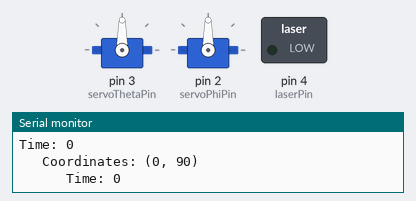
Recording of a sketch running on a simulated Arduino Uno, built with avr-gcc and run on an emulated ATmega328P. Parts: 2 × servo, switched loads named in the sketch (green lamp = pin HIGH), the last lines printed to the serial monitor.

Above: at 0.05 s.
At 4.55 s:
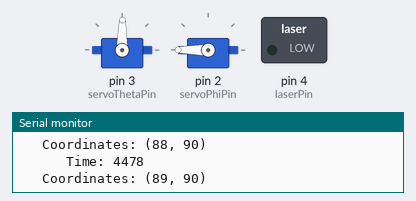
At 9.15 s:
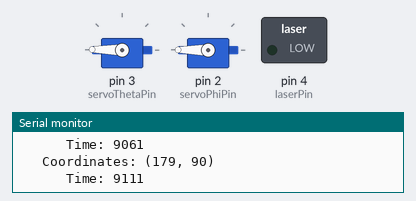
At 18.25 s:
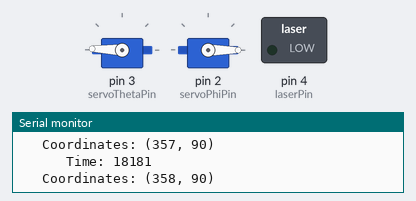
Timing chart, 0 to 23.8 s (numbered marks = the images above):
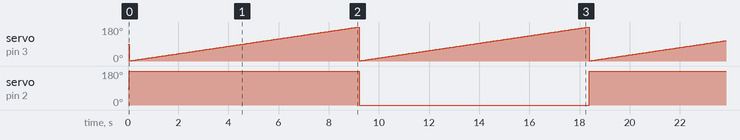

Measured:
- by itself, servo on pin 2 (servoPhiPin): alternates 180° for 9.2 s and 0° for 9.2 s

The sketch:

FindArea.ino
```cpp
#include <Servo.h>
Servo servoTheta;
Servo servoPhi;
const int servoThetaPin = 3;
const int servoPhiPin = 2;
const int laserPin = 4;
const int phiMax = 170;

// const int distSensorPin = 8;
// Pins for the distance sensor:
const int trigPin = 7;
const int echoPin = 8;
const int thetaStep = 5;
const int dTheta = 3.1415926/180;
long duration, inches, cm;
int theta = 0;
int phi = 0;
void setup() {
  servoTheta.attach(servoThetaPin);
  servoPhi.attach(servoPhiPin);
  pinMode(laserPin, OUTPUT);
  // pinMode(distSensorPin, INPUT);
  pinMode(trigPin, OUTPUT);
  pinMode(echoPin, INPUT);
  Serial.begin(9600);
  Serial.println("Starting...");
  setupDistSensor(trigPin);
}
void testLaser(int laserPin){
    // Tests laser with one long blink, and 2 short blinks
  digitalWrite(laserPin, HIGH);
  delay(1000);
  digitalWrite(laserPin, LOW);
  delay(1000);
  digitalWrite(laserPin, HIGH);
  delay(100);
  digitalWrite(laserPin, LOW);
  delay(100);
  digitalWrite(laserPin, HIGH);
  delay(100);
  digitalWrite(laserPin, LOW);
  delay(100);
  }

void test2Servos(Servo servoPhi, Servo servoTheta){
  for(int i=0; i<180; i+=thetaStep){
    for(int j=0; j<phiMax; j+=thetaStep){
      servoTheta.write(i);
      servoPhi.write(j);
      Serial.println("\t Coordinates: (" + String(i) + ", " + String(j) + ")");
      Serial.println("\t \t Time: " + String(millis()));
      getDistance();
      delay(1000);
      }
    }
  }

void setupDistSensor(int trigPin){
  pinMode(trigPin, OUTPUT);
}
//  void incrementTheta(){
//    if(){
//      theta+= thetaStep;
//      servoTheta.write(theta);
//    }

void move(int theta, int phi){
  // theta: [0, 360] defined as angle in the horizontal plane
  // phi: [0, 90] defined as angle to the vertical
  int offset = 90;
  if(theta <180 && theta > 0){
    servoTheta.write(theta);
    servoPhi.write(phi+offset);
  }
  else if(theta>180 && theta < 360){
    servoTheta.write(theta-180);
    servoPhi.write(-phi+offset);
    }
  }
//void moveTheta(int theta){
//  if(servoTheta.read()>180){
//    }
//  servoTheta.write
//  }
long getDistance(){
  // Returns distance in centimeters
  digitalWrite(trigPin, LOW);
  delayMicroseconds(2);
  digitalWrite(trigPin, HIGH);
  delayMicroseconds(10);
  digitalWrite(trigPin, LOW);
  duration = pulseIn(echoPin, HIGH);
  float dist = microsecondsToCentimeters(duration);
  Serial.println("Distance: " + String(dist));
  return dist;
  }


long microsecondsToCentimeters(long microseconds){
  // The speed of sound is 340 m/s or 29 microseconds per centimeter.
  // The ping travels out and back, so to find the distance of the
  // object we take half of the distance travelled.
  return microseconds / 29 / 2;
}

float calcArea(float dist){
  return 0.5*dist*dist*dTheta;
  }
int* genFlatPlaneX(){
  //Only generates thetas
  int numPoints = 360;
  int constPhi = 90;
  int planePoints[360];
  for(int i=0; i<360; i++){
      planePoints[i]= i; //Theta
      //planePoints[i][1] = 90; //Phi
      }
  return planePoints;
  }

int* genFlatPlaneY(){
  //Only generates phis
  int numPoints = 360;
  int constPhi = 90;
  int planePoints[360];
  for(int i=0; i<360; i++){
      //planePoints[i][0]= i; //Theta
      planePoints[i] = constPhi; //Phi
      }
  return planePoints;
  }
//int* genFlatPlane(){
//    int numPoints = 360;
//    int constPhi = 90;
//    int planePoints[2][360];
//    // Serial.println(String(planePoints))
//    for(int i=0; i<360; i++){
//      planePoints[i][0]= i; //Theta
//      planePoints[i][1] = 90; //Phi
//      }
//    return planePoints;
//  }
void loop() {
  // testLaser(laserPin);
  Serial.println("Time: " + String(millis()));

//  int *pointArrayX = genFlatPlaneX();
//  int *pointArrayY = genFlatPlaneY();
//
//    int numPoints = 360;
//    int constPhi = 90;
//    int planePoints[2][360];
//    // Serial.println(String(planePoints))
//    for(int i=0; i<360; i++){
//        planePoints[i][0]= i; //Theta
//        planePoints[i][1] = 90; //Phi
//        }
//    return planePoints;

  for(int i=0; i< 360; i++){
      //int pt[] = {pointArrayX[i], pointArrayY[i]};
      int pt[] = {i, 90};
      Serial.println("\t Coordinates: (" + String(pt[0]) + ", " + String(pt[1]) + ")");
      Serial.println("\t \t Time: " + String(millis()));
      move(pt[0], pt[1]);
      delay(50);
    }
//
//  for(int i=0; i< sizeof(planePoints); i++){
//      int pt[] = {pointArrayX[i], pointArrayY[i]};
//      Serial.println("\t Coordinates: (" + String(pt[0]) + ", " + String(pt[1]) + ")");
//      Serial.println("\t \t Time: " + String(millis()));
//      move(pt[0], pt[1]);
//      delay(50);
//    }
  // testDistSensor();
  // test2Servos(servoTheta, servoPhi);
}
```
